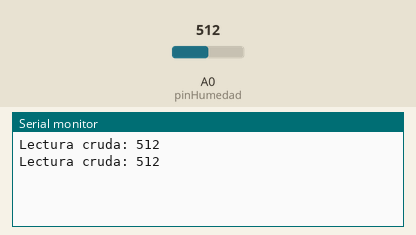
Simulated run of this sketch. Board: Arduino Uno, built with avr-gcc and run on an emulated ATmega328P. Shown: the last lines printed to the serial monitor. The test bench sets the inputs (shaded band); at power-on: A0 (pinHumedad) = 512.

Above: at 1.8 s.
1.9 s: A0 (pinHumedad) set to 716
At 2.8 s:
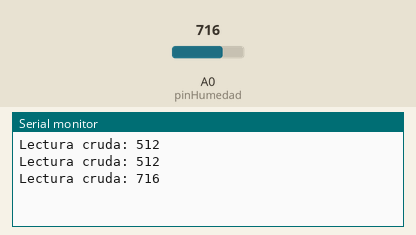
3.4 s: A0 (pinHumedad) set to 900
At 4.6 s:
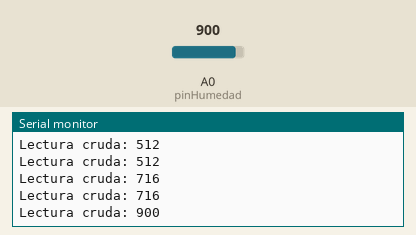
Timing chart, 0 to 6.4 s (numbered marks = the images above; inputs shaded):
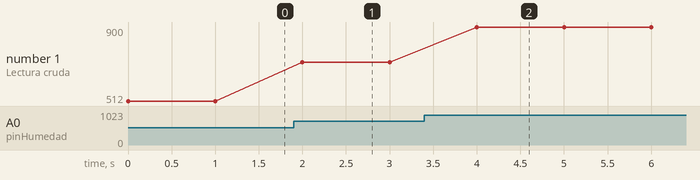

Measured:
- after the input at 1.9 s, the serial monitor: prints a new line after 0.10 s (image 1)
- after the input at 3.4 s, the serial monitor: prints a new line after 0.60 s (image 2)
- plotted number 1: 512 → 716 after the input at 1.9 s, 716 → 900 after the input at 3.4 s

The sketch:

calibracion.ino
```cpp
int pinHumedad = A0;

void setup() {
  Serial.begin(9600);
}

void loop() {
  int valorCrudo = analogRead(pinHumedad);
  Serial.print("Lectura cruda: ");
  Serial.println(valorCrudo);
  delay(1000);
}
```
